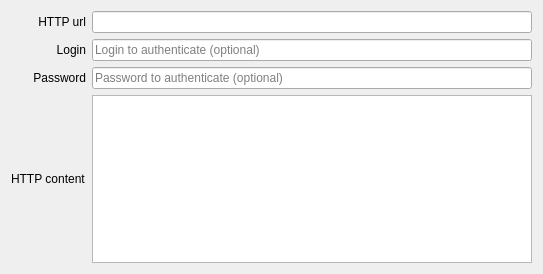
<?xml version="1.0" encoding="UTF-8"?>
<ui version="4.0">
 <class>ExecHttpRequestActionWidget</class>
 <widget class="QWidget" name="ExecHttpRequestActionWidget">
  <property name="geometry">
   <rect>
    <x>0</x>
    <y>0</y>
    <width>543</width>
    <height>274</height>
   </rect>
  </property>
  <property name="windowTitle">
   <string/>
  </property>
  <layout class="QGridLayout" name="gridLayout">
   <item row="3" column="0">
    <widget class="QLabel" name="contentLabel">
     <property name="text">
      <string>HTTP content</string>
     </property>
    </widget>
   </item>
   <item row="3" column="1">
    <widget class="QPlainTextEdit" name="contentTextEdit">
     <property name="placeholderText">
      <string notr="true"/>
     </property>
    </widget>
   </item>
   <item row="0" column="1">
    <widget class="QLineEdit" name="httpUrlLineEdit"/>
   </item>
   <item row="0" column="0">
    <widget class="QLabel" name="httpUrlLabel">
     <property name="text">
      <string>HTTP url</string>
     </property>
     <property name="alignment">
      <set>Qt::AlignRight|Qt::AlignTrailing|Qt::AlignVCenter</set>
     </property>
    </widget>
   </item>
   <item row="1" column="1">
    <widget class="QLineEdit" name="loginLineEdit">
     <property name="placeholderText">
      <string>Login to authenticate (optional)</string>
     </property>
    </widget>
   </item>
   <item row="1" column="0">
    <widget class="QLabel" name="labelLogin">
     <property name="text">
      <string>Login</string>
     </property>
     <property name="alignment">
      <set>Qt::AlignRight|Qt::AlignTrailing|Qt::AlignVCenter</set>
     </property>
    </widget>
   </item>
   <item row="2" column="1">
    <widget class="QLineEdit" name="passwordLineEdit">
     <property name="inputMask">
      <string/>
     </property>
     <property name="echoMode">
      <enum>QLineEdit::PasswordEchoOnEdit</enum>
     </property>
     <property name="placeholderText">
      <string>Password to authenticate (optional)</string>
     </property>
    </widget>
   </item>
   <item row="2" column="0">
    <widget class="QLabel" name="labelPassword">
     <property name="text">
      <string>Password</string>
     </property>
     <property name="alignment">
      <set>Qt::AlignRight|Qt::AlignTrailing|Qt::AlignVCenter</set>
     </property>
    </widget>
   </item>
  </layout>
 </widget>
 <resources/>
 <connections/>
</ui>
